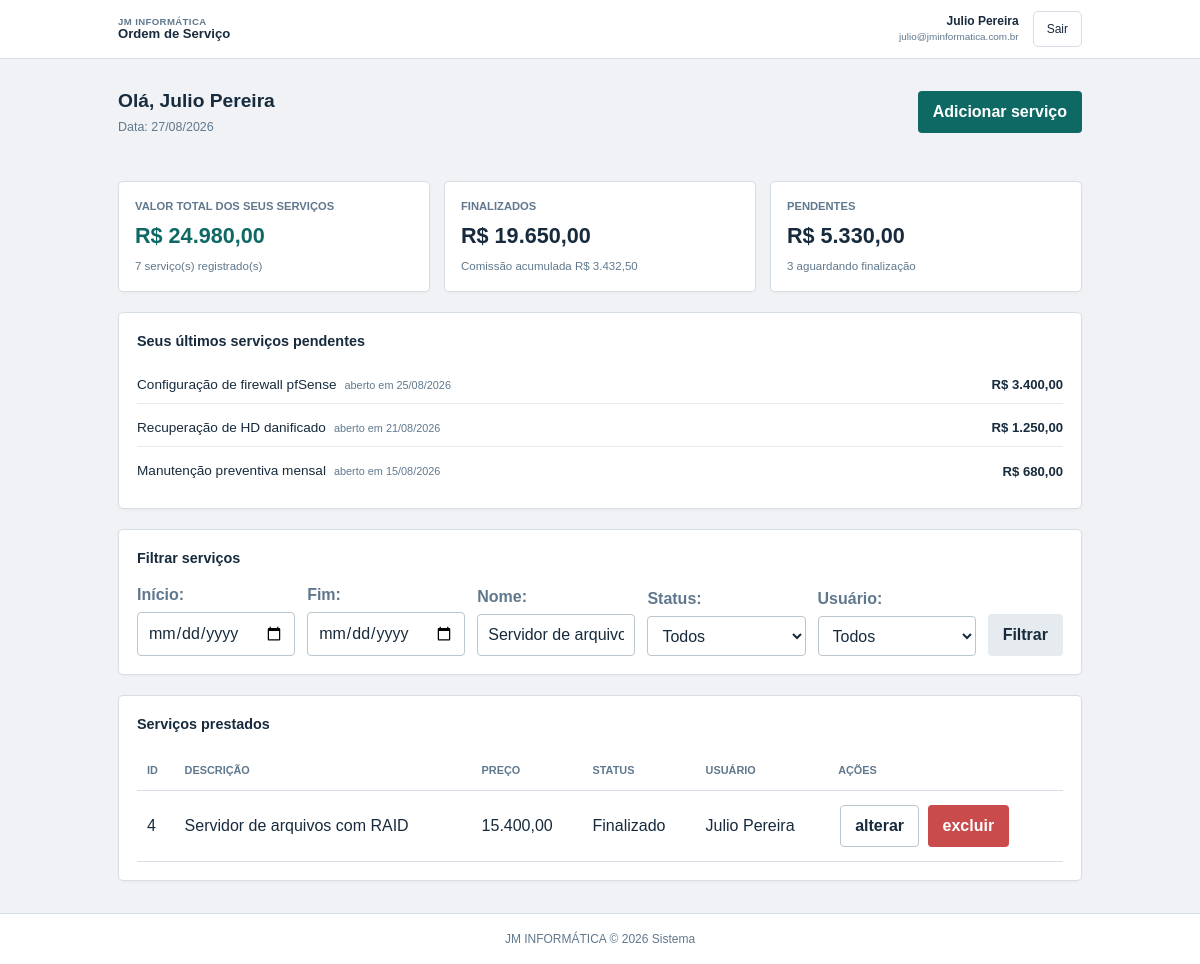
Page /dashboard.php?nome=Servidor de arquivos com RAID (signed in) on the committed database.
### tables this page shows
CREATE TABLE `user` (
    `id_user`    BIGINT(20)   NOT NULL AUTO_INCREMENT,
    `name`       VARCHAR(150) NOT NULL,
    `email`      VARCHAR(100) NOT NULL,
    `password`   VARCHAR(255) NOT NULL,
    `created_at` DATETIME     NOT NULL DEFAULT CURRENT_TIMESTAMP,
    `update_at`  DATETIME     NULL DEFAULT NULL ON UPDATE CURRENT_TIMESTAMP,
    `ativo`      TINYINT(1)   NOT NULL DEFAULT 1,

    PRIMARY KEY (`id_user`),
    UNIQUE KEY `uq_user_email` (`email`)
);

CREATE TABLE `service` (
    `id_service`      BIGINT(20)     NOT NULL AUTO_INCREMENT,
    `description`     VARCHAR(45)    NOT NULL,
    `price`           DECIMAL(11, 3) NOT NULL,
    `created_at`      DATETIME       NOT NULL DEFAULT CURRENT_TIMESTAMP,
    `update_at`       DATETIME       NULL DEFAULT NULL ON UPDATE CURRENT_TIMESTAMP,
    `finished_at`     DATETIME       NULL DEFAULT NULL,
    `commission_user` DECIMAL(11, 3) NULL DEFAULT NULL,
    `user_id_user`    BIGINT(20)     NOT NULL,

    PRIMARY KEY (`id_service`),
    KEY `idx_service_user` (`user_id_user`),
    KEY `idx_service_finished_at` (`finished_at`),
    KEY `idx_service_created_at` (`created_at`),

    CONSTRAINT `fk_service_user`
        FOREIGN KEY (`user_id_user`)
        REFERENCES `user` (`id_user`)
        ON DELETE RESTRICT
        ON UPDATE CASCADE
);

### classes/Usuario.php (called while the page is built, shortened)
<?php
class Usuario{
    private $pdo;
    public function __construct($pdo) {
        $this->pdo = $pdo;
    }
    public function buscaUsuarioPorId($id_user){
        $sql = $this->pdo->prepare("SELECT id_user, name, email FROM user WHERE id_user = :id");
        $sql->bindValue(":id", $id_user);
        $sql->execute();
        if($sql->rowCount() > 0){
            return $sql->fetch();
        } else{
            return [];
        }
    }
}

### classes/Servico.php (called while the page is built, shortened)
<?php
class Servico{
    private $pdo;
    public function __construct($pdo) {
        $this->pdo = $pdo;
    }
    public function listarServicosComNomeUsuario($inicio = null, $fim = null, $nome = null, $status = null, $usuario = null){
        $query = "SELECT s.*, u.name as nome_usuario, CASE WHEN s.finished_at IS NULL THEN 'Pendente' ELSE 'Finalizado' END as status
                  FROM service s
                  JOIN user u ON s.user_id_user = u.id_user
                  WHERE 1=1";
        if($nome){
            $query .= " AND s.description LIKE :nome";
        }
        $query .= " ORDER BY s.created_at DESC";
        $sql = $this->pdo->prepare($query);
        if($nome){
            $sql->bindValue(':nome', "%$nome%");
        }
        $sql->execute();
        return $sql->fetchAll();
    }
    public function resumoServicosPorUsuario($id_usuario){
        $sql = $this->pdo->prepare("SELECT
                                        COALESCE(SUM(price), 0) AS total,
                                        COALESCE(SUM(CASE WHEN finished_at IS NOT NULL THEN price ELSE 0 END), 0) AS finalizados,
                                        COALESCE(SUM(CASE WHEN finished_at IS NULL THEN price ELSE 0 END), 0) AS pendentes,
                                        COALESCE(SUM(CASE WHEN finished_at IS NOT NULL THEN commission_user ELSE 0 END), 0) AS comissao,
                                        COUNT(*) AS quantidade,
                                        SUM(CASE WHEN finished_at IS NOT NULL THEN 1 ELSE 0 END) AS quantidade_finalizados,
                                        SUM(CASE WHEN finished_at IS NULL THEN 1 ELSE 0 END) AS quantidade_pendentes
                                    FROM service
                                    WHERE user_id_user = :id");
        $sql->bindValue(':id', $id_usuario);
        $sql->execute();
        return $sql->fetch(PDO::FETCH_ASSOC);
    }
    public function ultimosServicosPendentes($id_usuario, $limite = 5){
        $sql = $this->pdo->prepare("SELECT * FROM service
                                    WHERE user_id_user = :id AND finished_at IS NULL
                                    ORDER BY created_at DESC
                                    LIMIT :limite");
        $sql->bindValue(':id', $id_usuario);
        $sql->bindValue(':limite', (int)$limite, PDO::PARAM_INT);
        $sql->execute();
        return $sql->fetchAll();
    }
}

### dashboard.php (the view, shortened to what this page needs)
<?php
require_once './includes/conexao.php';
require_once './classes/Servico.php';
require_once './classes/Usuario.php';
$usuario_obj = new Usuario($pdo);
$dados_usuario = $usuario_obj->buscaUsuarioPorId($_SESSION['id_user']);
$nomeUsuario = $dados_usuario['name'];
$os = new Servico($pdo);
$servicos = $os->listarServicosComNomeUsuario(
    $_GET['inicio'] ?? null,
    $_GET['fim'] ?? null,
    $_GET['nome'] ?? null,
    $_GET['status'] ?? null,
    $_GET['usuario'] ?? null
);
$servicosRecentes = $os->ultimosServicosPendentes($_SESSION['id_user'],5);
$resumo = $os->resumoServicosPorUsuario($_SESSION['id_user']);
?>
<?php require_once './includes/header.php'; ?>
    <div class="dashboard-cabecalho">
        <div>
            <p class="saudacao">Olá, <?= htmlspecialchars($nomeUsuario, ENT_QUOTES, 'UTF-8') ?></p>
            <p class="data-atual">Data: <?= date('d/m/Y') ?></p>
        </div>
        <a href="form-servico.php" class="botao botao--primario">Adicionar serviço</a>
    </div>
    <section class="cards-resumo" aria-label="Resumo dos serviços">
        <article class="card-valor card-valor--destaque">
            <p class="card-rotulo">Valor total dos seus serviços</p>
            <strong>R$ <?= number_format($resumo['total'], 2, ',', '.') ?></strong>
            <small><?= (int) $resumo['quantidade'] ?> serviço(s) registrado(s)</small>
        </article>
        <article class="card-valor">
            <p class="card-rotulo">Finalizados</p>
            <strong>R$ <?= number_format($resumo['finalizados'], 2, ',', '.') ?></strong>
            <small>Comissão acumulada R$ <?= number_format($resumo['comissao'], 2, ',', '.') ?></small>
        </article>
        <article class="card-valor">
            <p class="card-rotulo">Pendentes</p>
            <strong>R$ <?= number_format($resumo['pendentes'], 2, ',', '.') ?></strong>
            <small><?= (int) $resumo['quantidade_pendentes'] ?> aguardando finalização</small>
        </article>
    </section>
    <section class="bloco-dashboard">
        <h2>Seus últimos serviços pendentes</h2>
        <?php if(empty($servicosRecentes)){ ?>
            <p>Nenhum serviço pendente.</p>
        <?php } else { ?>
            <ul>
                <?php foreach($servicosRecentes as $servico){ ?>
                    <li>
                        <span><?= htmlspecialchars($servico['description'], ENT_QUOTES, 'UTF-8') ?></span>
                        <small>aberto em <?= date('d/m/Y', strtotime($servico['created_at'])) ?></small>
                        <strong>R$ <?= number_format($servico['price'], 2, ',', '.') ?></strong>
                    </li>
                <?php } ?>
            </ul>
        <?php } ?>
    </section>
    <section class="bloco-dashboard filtro-servicos">
        <h2>Filtrar serviços</h2>
        <form method="get">
            <div class="campo-filtro">
                <label for="inicio">Início:</label>
                <input type="date" name="inicio" id="inicio" value="<?= htmlspecialchars($_GET['inicio'] ?? '', ENT_QUOTES, 'UTF-8') ?>">
            </div>
            <div class="campo-filtro">
                <label for="fim">Fim:</label>
                <input type="date" name="fim" id="fim" value="<?= htmlspecialchars($_GET['fim'] ?? '', ENT_QUOTES, 'UTF-8') ?>">
            </div>
            <div class="campo-filtro">
                <label for="nome">Nome:</label>
                <input type="text" name="nome" id="nome" value="<?= htmlspecialchars($_GET['nome'] ?? '', ENT_QUOTES, 'UTF-8') ?>">
            </div>
            <div class="campo-filtro">
                <label for="status">Status:</label>
                <select name="status" id="status">
                <option value="">Todos</option>
                </select>
            </div>
            <div class="campo-filtro">
                <label for="usuario">Usuário:</label>
                <select name="usuario" id="usuario">
                <option value="">Todos</option>
                </select>
            </div>
            <button type="submit">Filtrar</button>
        </form>
    </section>
    <section class="bloco-dashboard tabela-servicos">
        <h2>Serviços prestados</h2>
        <table>
            <thead>
                <tr>
                    <th>ID</th>
                    <th>Descrição</th>
                    <th>Preço</th>
                    <th>Status</th>
                    <th>Usuário</th>
                    <th>Ações</th>
                </tr>
            </thead>
            <tbody>
                <?php foreach($servicos as $servico){ ?>
                <tr>
                    <td><?= $servico['id_service'] ?></td>
                    <td><?= htmlspecialchars($servico['description'], ENT_QUOTES, 'UTF-8') ?></td>
                    <td><?= number_format($servico['price'], 2, ',', '.') ?></td>
                    <td><?= htmlspecialchars($servico['status'], ENT_QUOTES, 'UTF-8') ?></td>
                    <td><?= htmlspecialchars($servico['nome_usuario'], ENT_QUOTES, 'UTF-8') ?></td>
                    <td>
                        <a href="form-servico.php?id=<?= $servico['id_service'] ?>" class="botao botao--secundario">alterar</a>
                        <a href="excluir-servico.php?id=<?= $servico['id_service'] ?>" class="botao botao--perigo" onclick="return confirm('Tem certeza que deseja excluir este serviço?')">excluir</a>
                    </td>
                </tr>
                <?php } ?>
            </tbody>
        </table>
    </section>
<?php require_once './includes/footer.php'; ?>

### includes/header.php (shortened to what this page needs)
<!DOCTYPE html>
<html lang="pt-BR">
<head>
	<link rel="stylesheet" href="./css/style.css">
</head>
<body>
	<header>
		<div class="header-conteudo">
			<div class="marca">
				<strong>JM INFORMÁTICA</strong>
				<span>Ordem de Serviço</span>
			</div>
			<div class="conta-usuario">
				<div>
					<strong><?= htmlspecialchars($nomeUsuario ?? 'Usuário', ENT_QUOTES, 'UTF-8') ?></strong>
					<?php if (!empty($dados_usuario['email'])) { ?>
						<small><?= htmlspecialchars($dados_usuario['email'], ENT_QUOTES, 'UTF-8') ?></small>
					<?php } ?>
				</div>
				<a class="botao-sair" href="sair.php">Sair</a>
			</div>
		</div>
	</header>

### rows in the picture
user: name "Julio Pereira", email "julio@jminformatica.com.br"
service: description "Configuração de firewall pfSense", created_at "25/08/2026", price "3.400,00"
service: description "Recuperação de HD danificado", created_at "21/08/2026", price "1.250,00"
service: description "Manutenção preventiva mensal", created_at "15/08/2026", price "680,00"
service: id_service "4", description "Servidor de arquivos com RAID", price "15.400,00", status "Finalizado", user_id_user.name "Julio Pereira"

### other values in the picture
$resumo['total'] "24.980,00"
$resumo['quantidade'] "7"
$resumo['finalizados'] "19.650,00"
$resumo['comissao'] "3.432,50"
$resumo['pendentes'] "5.330,00"
$resumo['quantidade_pendentes'] "3"
